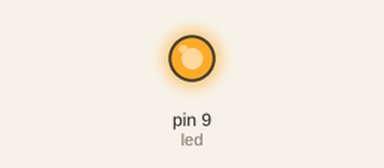
The sketch below on a simulated Arduino Uno, built with avr-gcc and run on an emulated ATmega328P. Parts: output pins drawn as LEDs (lit = HIGH).

Above: at 0.1 s.
Timing chart, 0 to 1.6 s (numbered marks = the images above):
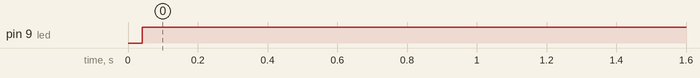

The sketch:

main.ino
```cpp
// Just a test for now

unsigned short int state, led = 9;

void setup() {
    pinMode(led, OUTPUT);
}

void loop() {
    for (state = 0; state <= 255; state += 10) {
        analogWrite(led, state);
    }

    for (; state >= 0; state -= 5) {
        analogWrite(led, state);
    }
}
```

Measured:
- by itself, pin 9 (led): LOW → HIGH at 0.04 s
